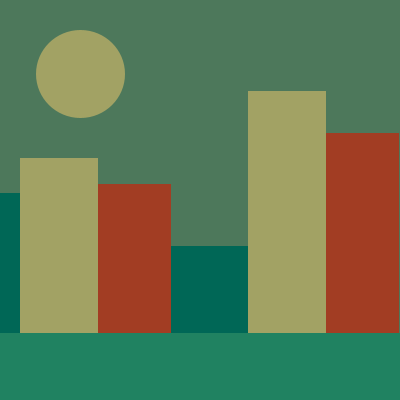
Frame 1 (no input)
Frame 60 (the mouse pressed at the canvas centre just before this capture): identical to frame 1, image omitted
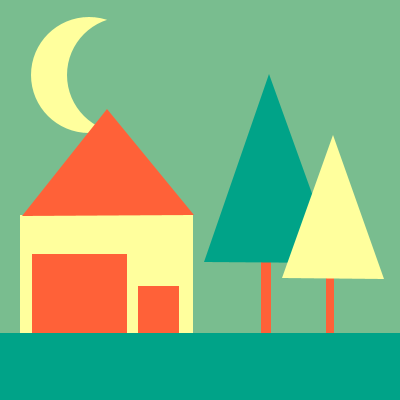
Frame 120 (the mouse held since frame 60 and released just before this capture)

The Processing sketch that drew these frames (run headless with seeded random() and noise(); from frame 60 on, the mouse is pressed at the canvas centre):

// Processing sketch: processing_55467
// ── processing_55467.pde

//Sketch by Karen Vertierra//
//Inspired by Samantha Stone: www.openprocessing.org/sketch/36326//

void setup () {
  size (400, 400);
}
 
void draw () {
  if (mousePressed) { //house scene appears when clicked
    background(#79BD8F);
    smooth();
    noStroke();
    ellipseMode(CORNER);
    fill(#FFFF9D); //moon yellow
    ellipse(31, 17, 116, 116);
    fill(#79BD8F); //moon cover
    ellipse(67, 17, 116, 116);
    fill(#FFFF9D); //body of house
    rect(20, 215, 173, 118);
    fill(#FF6138); //roof of house
    triangle(107, 109, 22, 216, 194, 215);
    fill(#FF6138); //garage door
    rect(32, 254, 95, 79);
    fill(#FF6138); //front door
    rect(138, 286, 41, 47);
    fill(#00A388); //ground
    rect(0, 333, 400, 68);
    fill(#FF6138); //tree branch 1
    rect(261, 200, 10, 133);
    fill(#00A388); //tree top 1
    triangle(269, 74, 204, 262, 337, 263);
    fill(#FF6138); //tree branch 2
    rect(326, 231, 8, 102);
    fill(#FFFF9D); //tree top 2
    triangle(333, 135, 282, 278, 384, 279);

  }
 
  else {  // black and white city scene with windows and background changing color with mouse
 
    colorMode(RGB, width);
    background(121, 189+mouseX, 143+mouseY); //as mouse moves, background changes according to mouse X and Y values
    noStroke();
    smooth();
    ellipseMode(CORNER);
    fill(255, 255+mouseX, 157+mouseY);//sun
    ellipse(36, 30, 89, 88);
    fill(51, 204+mouseX, 153+mouseY); //ground line
    rect(0, 333, width, 68);
    fill(0, 163+mouseX, 136+mouseY); //building 1
    rect(-27, 193, 47, 140);
    fill(255, 255+mouseX, 157+mouseY); //building 2
    rect(20, 158, 78, 175);
    fill(255, 97+mouseX, 56+mouseY); //building 3
    rect(98, 184, 73, 149);
    fill(0, 163+mouseX, 136+mouseY); //building 4
    rect(171, 246, 77, 87);
    fill(255, 255+mouseX, 157+mouseY); //building 5
    rect(248, 91, 78, 242);
    fill(255, 97+mouseX, 56+mouseY); //building 6
    rect(326, 133, 73, 200);
  }
  
}
